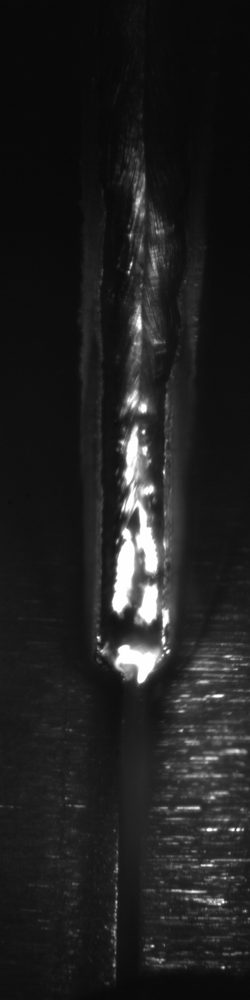
#> input picture lab2/img.tif, 250 x 1000 px, shrunk from 512 x 2048 before the run
$ python qnC.py
#> lines starting #> are read from the running program, lines starting #| are printed output that depends on the picture
# 2.1.3. Power-Law (Gamma) Transformations

import cv2 as cv
import numpy as np

# reading img.tif
img = cv.imread("./img.tif")
#> img is the input picture: shape (1000, 250, 3); min 6, max 255, mean 32.6

# case: 0 < gamma < 1
for gamma in [0.4, 0.8]:
    gamma_transform = np.array(255 * (img / 255) ** gamma, dtype="uint8")
    cv.imshow(f"gamma_transformed {str(gamma)}.jpg", gamma_transform)
#> this loop made 2 passes
#> pass 1, `gamma_transform = np.array(255 * (img / 255) ** gamma, dtype="uint8")`:
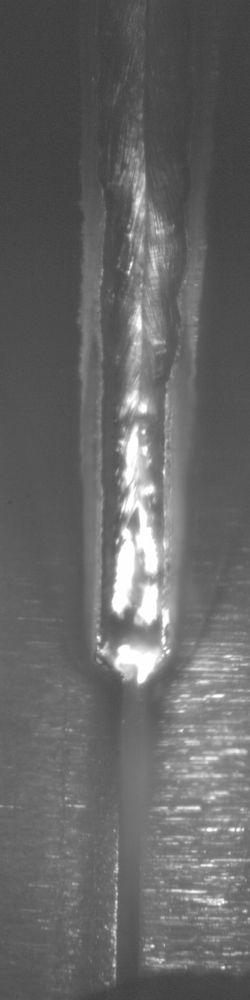
#> gamma_transform: shape (1000, 250, 3); min 56, max 255, mean 102.4

# case: gamma > 1
for gamma in [1.6, 2.7]:
    gamma_transform = np.array(255 * (img / 255) ** gamma, dtype="uint8")
    cv.imshow(f"gamma_transformed {str(gamma)}.jpg", gamma_transform)
#> this loop made 2 passes
#> pass 1, `gamma_transform = np.array(255 * (img / 255) ** gamma, dtype="uint8")`:
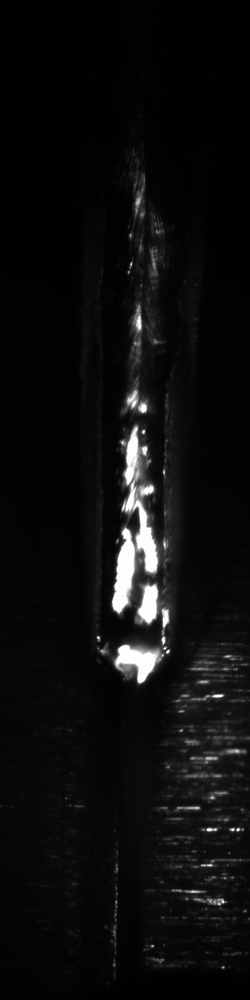
#> gamma_transform: shape (1000, 250, 3); min 0, max 255, mean 13.8
#> pass 2, `gamma_transform = np.array(255 * (img / 255) ** gamma, dtype="uint8")`:
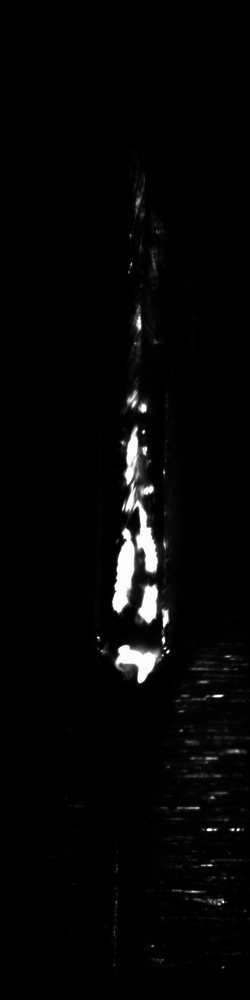
#> gamma_transform: shape (1000, 250, 3); min 0, max 255, mean 6.2

cv.waitKey(0)
